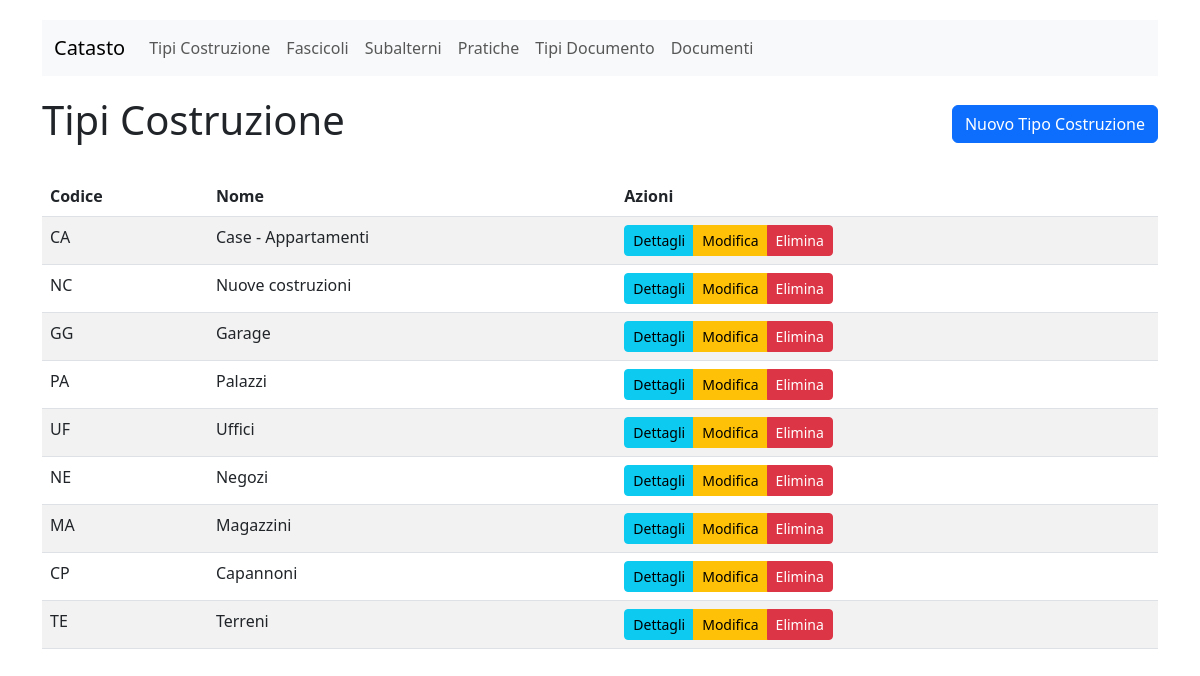
Screenshot of /catasto/tipi-costruzione/ with the database file from the repository.
### src/catasto/models.py (models this page shows, shortened)
class TipoCostruzione(models.Model):
    codice = models.CharField(max_length=10, unique=True)
    nome = models.CharField(max_length=100)
    class Meta:
        verbose_name = "Tipo Costruzione"
        verbose_name_plural = "Tipi Costruzione"

### src/catasto/views.py (the view)
# urls.py: path('tipi-costruzione/', TipoCostruzioneListView.as_view(), name='tipocostruzione-list'),
class TipoCostruzioneListView(ListView):
    model = TipoCostruzione
    template_name = 'catasto/tipocostruzione_list.html'
    context_object_name = 'tipi_costruzione'

### src/catasto/templates/catasto/tipocostruzione_list.html (shortened to what this page needs)
{% extends 'catasto/base.html' %}
{% block content %}
<div class="d-flex justify-content-between align-items-center mb-4">
    <h1>Tipi Costruzione</h1>
    <a href="{% url 'catasto:tipocostruzione-create' %}" class="btn btn-primary">Nuovo Tipo Costruzione</a>
</div>
<div class="table-responsive">
    <table class="table table-striped table-hover">
        <thead>
            <tr>
                <th>Codice</th>
                <th>Nome</th>
                <th>Azioni</th>
            </tr>
        </thead>
        <tbody>
            {% for tipo in tipi_costruzione %}
            <tr>
                <td>{{ tipo.codice }}</td>
                <td>{{ tipo.nome }}</td>
                <td>
                    <div class="btn-group" role="group">
                        <a href="{% url 'catasto:tipocostruzione-detail' tipo.id %}" class="btn btn-sm btn-info">Dettagli</a>
                        <a href="{% url 'catasto:tipocostruzione-update' tipo.id %}" class="btn btn-sm btn-warning">Modifica</a>
                        <a href="{% url 'catasto:tipocostruzione-delete' tipo.id %}" class="btn btn-sm btn-danger">Elimina</a>
                    </div>
                </td>
            </tr>
            {% empty %}
            <tr>
                <td colspan="3" class="text-center">Nessun tipo di costruzione trovato.</td>
            </tr>
            {% endfor %}
        </tbody>
    </table>
</div>
{% endblock %}

### src/catasto/templates/catasto/base.html (shortened to what this page needs)
<!DOCTYPE html>
<html lang="it">
<head>
    <link href="https://cdn.jsdelivr.net/npm/bootstrap@5.3.0/dist/css/bootstrap.min.css" rel="stylesheet">
</head>
<body>
    <div class="container">
        <nav class="navbar navbar-expand-lg navbar-light bg-light">
            <div class="container-fluid">
                <a class="navbar-brand" href="{% url 'home' %}">Catasto</a>
                <div class="collapse navbar-collapse" id="navbarNav">
                    <ul class="navbar-nav">
                        <li class="nav-item">
                            <a class="nav-link" href="{% url 'catasto:tipocostruzione-list' %}">Tipi Costruzione</a>
                        </li>
                        <li class="nav-item">
                            <a class="nav-link" href="{% url 'catasto:fascicolo-list' %}">Fascicoli</a>
                        </li>
                        <li class="nav-item">
                            <a class="nav-link" href="{% url 'catasto:subalterno-list' %}">Subalterni</a>
                        </li>
                        <li class="nav-item">
                            <a class="nav-link" href="{% url 'catasto:pratica-list' %}">Pratiche</a>
                        </li>
                        <li class="nav-item">
                            <a class="nav-link" href="{% url 'catasto:tipodocumento-list' %}">Tipi Documento</a>
                        </li>
                        <li class="nav-item">
                            <a class="nav-link" href="{% url 'catasto:documento-list' %}">Documenti</a>
                        </li>
                    </ul>
                </div>
            </div>
        </nav>
        <div class="content">
            {% block content %}{% endblock %}
        </div>
    </div>
</body>
</html>

### src/catasto/templates/catasto/base.html (style rules this page uses)
body { padding-top: 20px; padding-bottom: 20px; }
.navbar { margin-bottom: 20px; }

### rows the page displays
TipoCostruzione: codice "CA", nome "Case - Appartamenti"
TipoCostruzione: codice "NC", nome "Nuove costruzioni"
TipoCostruzione: codice "GG", nome "Garage"
TipoCostruzione: codice "PA", nome "Palazzi"
TipoCostruzione: codice "UF", nome "Uffici"
TipoCostruzione: codice "NE", nome "Negozi"
TipoCostruzione: codice "MA", nome "Magazzini"
TipoCostruzione: codice "CP", nome "Capannoni"
TipoCostruzione: codice "TE", nome "Terreni"
